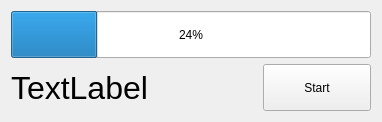
<?xml version="1.0" encoding="UTF-8"?>
<ui version="4.0">
 <class>WTimer</class>
 <widget class="QWidget" name="WTimer">
  <property name="geometry">
   <rect>
    <x>0</x>
    <y>0</y>
    <width>382</width>
    <height>122</height>
   </rect>
  </property>
  <property name="windowTitle">
   <string>WTimer</string>
  </property>
  <property name="windowIcon">
   <iconset resource="../resources.qrc">
    <normaloff>:/images/wtred.png</normaloff>:/images/wtred.png</iconset>
  </property>
  <layout class="QVBoxLayout" name="verticalLayout_2">
   <item>
    <layout class="QVBoxLayout" name="verticalLayout">
     <item>
      <layout class="QGridLayout" name="gridLayout">
       <item row="0" column="0">
        <widget class="QProgressBar" name="progressBar">
         <property name="sizePolicy">
          <sizepolicy hsizetype="Expanding" vsizetype="Preferred">
           <horstretch>0</horstretch>
           <verstretch>0</verstretch>
          </sizepolicy>
         </property>
         <property name="value">
          <number>24</number>
         </property>
        </widget>
       </item>
       <item row="1" column="0">
        <layout class="QHBoxLayout" name="horizontalLayout">
         <item>
          <widget class="QLabel" name="timeLabel">
           <property name="font">
            <font>
             <pointsize>24</pointsize>
            </font>
           </property>
           <property name="text">
            <string>TextLabel</string>
           </property>
          </widget>
         </item>
         <item>
          <spacer name="horizontalSpacer">
           <property name="orientation">
            <enum>Qt::Horizontal</enum>
           </property>
           <property name="sizeHint" stdset="0">
            <size>
             <width>40</width>
             <height>20</height>
            </size>
           </property>
          </spacer>
         </item>
         <item>
          <widget class="QPushButton" name="start_stop">
           <property name="sizePolicy">
            <sizepolicy hsizetype="Expanding" vsizetype="Preferred">
             <horstretch>0</horstretch>
             <verstretch>0</verstretch>
            </sizepolicy>
           </property>
           <property name="baseSize">
            <size>
             <width>50</width>
             <height>50</height>
            </size>
           </property>
           <property name="text">
            <string>Start</string>
           </property>
          </widget>
         </item>
        </layout>
       </item>
      </layout>
     </item>
    </layout>
   </item>
  </layout>
 </widget>
 <layoutdefault spacing="6" margin="11"/>
 <resources>
  <include location="../resources.qrc"/>
 </resources>
 <connections/>
</ui>
